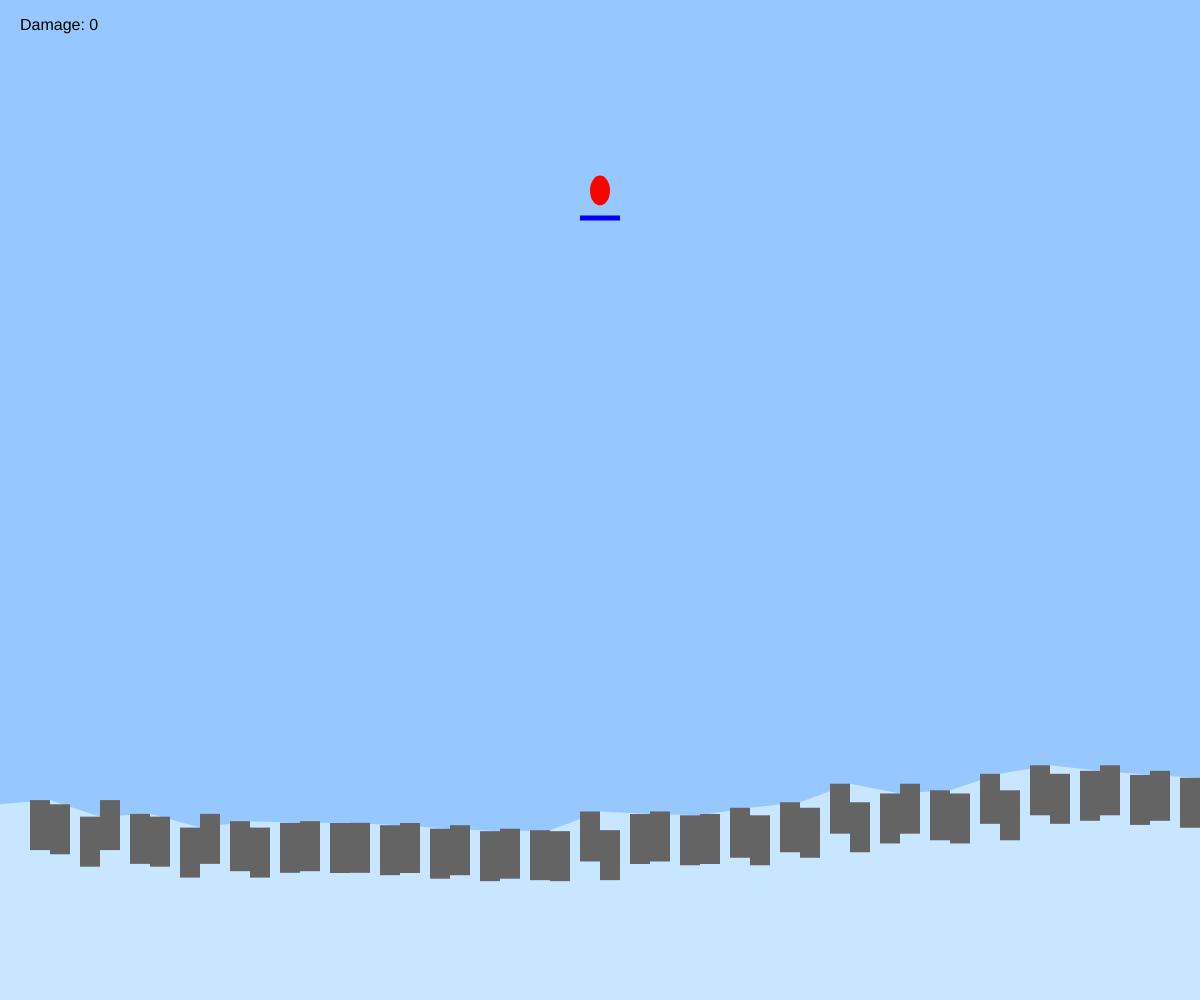
Frame 1 (no input)
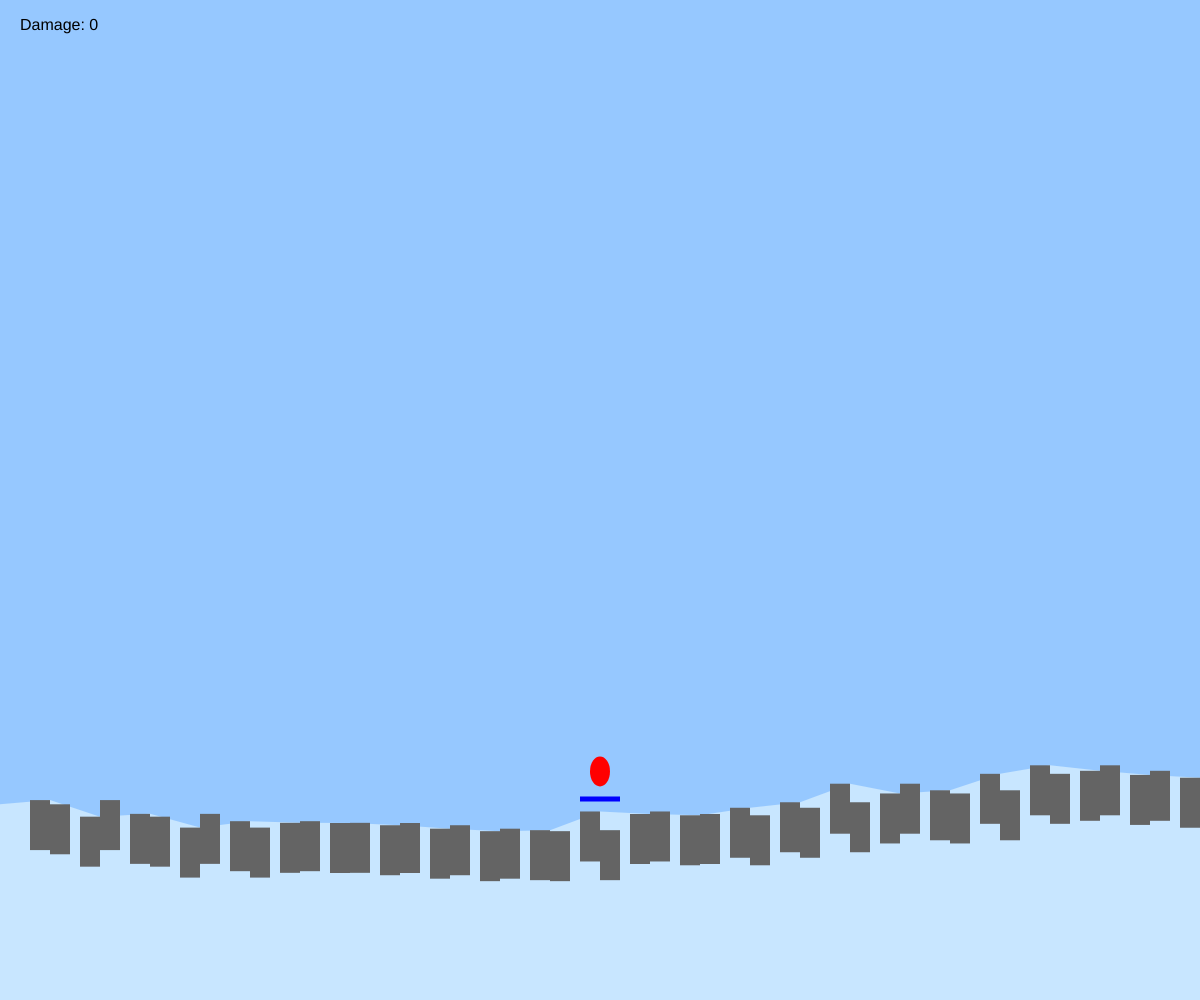
Frame 60 (no input)
Frame 120 (the mouse pressed at the canvas centre since frame 60): identical to frame 60, image omitted

The p5.js sketch that drew these frames (run headless with seeded random() and noise() and a simulated clock; from frame 60 on, the mouse is pressed at the canvas centre):

// p5.js sketch
// ── sketch.js
let snowboarder = {
  x: 0,
  y: 0,
  vx: 0,
  vy: 0,
  angle: 0,
  isJumping: false,
  jumpTimer: 0,
  tricks: [],
  damage: 0
};

let course = [];
let sidewalls = [];
let gravity = 0.5;
let jumpPower = -12;
let speed = 3;
let groundLevel = 0;
let gameRunning = true;

function setup() {
  createCanvas(windowWidth, windowHeight);
  resetCourse();
  snowboarder.x = width / 2;
  snowboarder.y = height * 0.2;
  groundLevel = height * 0.8;
}

function draw() {
  background(150, 200, 255);
  
  if (gameRunning) {
    updateSnowboarder();
    checkCollisions();
    drawCourse();
    drawSnowboarder();
  } else {
    fill(0);
    textSize(32);
    textAlign(CENTER, CENTER);
    text("Game Over", width/2, height/2);
    textSize(16);
    text("Press R to restart", width/2, height/2 + 40);
  }
}

function resetCourse() {
  course = [];
  sidewalls = [];
  
  // Generate terrain
  for (let i = 0; i < 50; i++) {
    course.push({
      x: i * 50,
      y: height * 0.8 + sin(i * 0.2) * 30 + random(-10, 10),
      width: 50
    });
  }
  
  // Generate sidewalls
  for (let i = 0; i < course.length; i++) {
    sidewalls.push({
      x: course[i].x - 20,
      y: course[i].y,
      width: 20,
      height: 50
    });
    
    sidewalls.push({
      x: course[i].x + course[i].width,
      y: course[i].y,
      width: 20,
      height: 50
    });
  }
}

function updateSnowboarder() {
  // Handle controls
  if (keyIsDown(LEFT_ARROW)) {
    snowboarder.vx -= 0.3;
    snowboarder.angle = -0.2;
  } else if (keyIsDown(RIGHT_ARROW)) {
    snowboarder.vx += 0.3;
    snowboarder.angle = 0.2;
  } else {
    snowboarder.vx *= 0.9;
    snowboarder.angle *= 0.9;
  }
  
  // Jumping
  if (keyIsPressed && keyCode === 32) { // Spacebar
    if (!snowboarder.isJumping) {
      snowboarder.vy = jumpPower;
      snowboarder.isJumping = true;
      snowboarder.jumpTimer = 0;
    }
  }
  
  // Tricks
  if (keyIsPressed && keyCode === 81) { // Q key
    snowboarder.tricks.push("360");
  }
  if (keyIsPressed && keyCode === 87) { // W key
    snowboarder.tricks.push("540");
  }
  
  // Apply physics
  snowboarder.vy += gravity;
  snowboarder.x += snowboarder.vx;
  snowboarder.y += snowboarder.vy;
  
  // Update jump timer
  if (snowboarder.isJumping) {
    snowboarder.jumpTimer++;
    if (snowboarder.jumpTimer > 30) {
      snowboarder.isJumping = false;
    }
  }
  
  // Keep on course
  let currentSegment = Math.floor(snowboarder.x / 50);
  if (currentSegment >= 0 && currentSegment < course.length) {
    let targetY = course[currentSegment].y - 30;
    if (snowboarder.y > targetY) {
      snowboarder.y = targetY;
      snowboarder.vy = 0;
      snowboarder.isJumping = false;
    }
  }
  
  // Boundary checks
  if (snowboarder.x < 0 || snowboarder.x > width) {
    snowboarder.damage += 10;
  }
  
  // Update damage counter
  if (snowboarder.damage >= 100) {
    gameRunning = false;
  }
}

function checkCollisions() {
  for (let wall of sidewalls) {
    if (
      snowboarder.x > wall.x &&
      snowboarder.x < wall.x + wall.width &&
      snowboarder.y > wall.y &&
      snowboarder.y < wall.y + wall.height
    ) {
      snowboarder.damage += 5;
    }
  }
}

function drawCourse() {
  // Draw ground
  fill(200, 230, 255);
  noStroke();
  beginShape();
  for (let segment of course) {
    vertex(segment.x, segment.y);
  }
  vertex(width, height);
  vertex(0, height);
  endShape(CLOSE);
  
  // Draw sidewalls
  fill(100, 100, 100);
  for (let wall of sidewalls) {
    rect(wall.x, wall.y, wall.width, wall.height);
  }
  
  // Draw damage counter
  fill(0);
  textSize(16);
  text(`Damage: ${snowboarder.damage}`, 20, 30);
}

function drawSnowboarder() {
  push();
  translate(snowboarder.x, snowboarder.y);
  rotate(snowboarder.angle);
  
  // Draw snowboarder body
  fill(255, 0, 0);
  ellipse(0, -10, 20, 30);
  
  // Draw snowboard
  fill(0, 0, 255);
  rect(-20, 15, 40, 5);
  
  // Draw tricks
  if (snowboarder.tricks.length > 0) {
    fill(255, 255, 0);
    ellipse(0, -20, 10, 10);
  }
  
  pop();
}

function windowResized() {
  resizeCanvas(windowWidth, windowHeight);
  resetCourse();
  snowboarder.x = width / 2;
  snowboarder.y = height * 0.2;
}

function mousePressed() {
  if (!gameRunning) {
    gameRunning = true;
    snowboarder.damage = 0;
    snowboarder.x = width / 2;
    snowboarder.y = height * 0.2;
    snowboarder.vx = 0;
    snowboarder.vy = 0;
    snowboarder.isJumping = false;
    snowboarder.jumpTimer = 0;
    snowboarder.tricks = [];
  }
}
